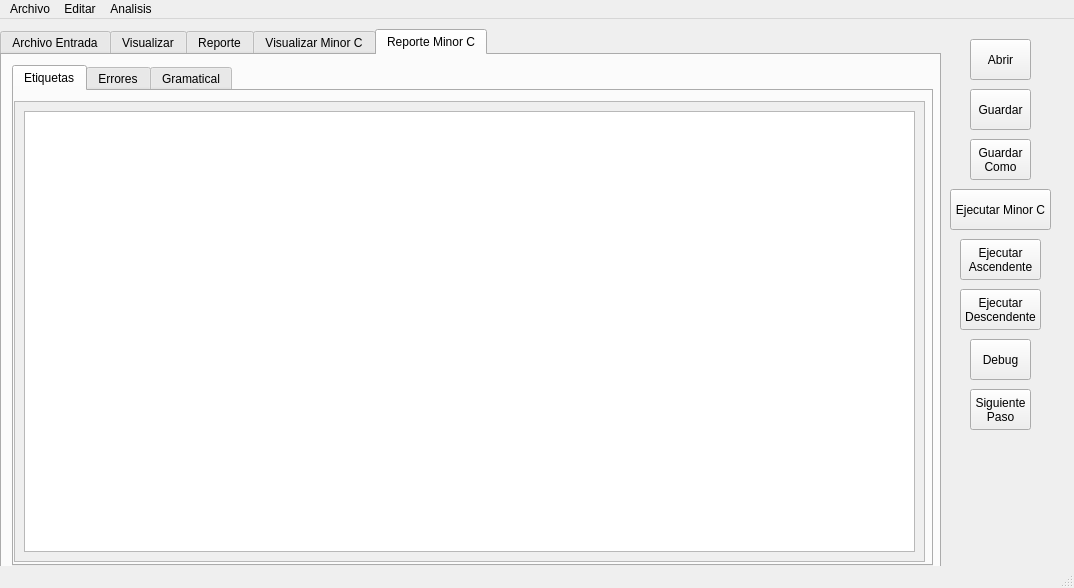
<?xml version="1.0" encoding="UTF-8"?>
<ui version="4.0">
 <class>MainWindow</class>
 <widget class="QMainWindow" name="MainWindow">
  <property name="geometry">
   <rect>
    <x>0</x>
    <y>0</y>
    <width>1074</width>
    <height>588</height>
   </rect>
  </property>
  <property name="windowTitle">
   <string>MainWindow</string>
  </property>
  <widget class="QWidget" name="centralwidget">
   <widget class="QPushButton" name="btn_abrir">
    <property name="geometry">
     <rect>
      <x>970</x>
      <y>20</y>
      <width>61</width>
      <height>41</height>
     </rect>
    </property>
    <property name="text">
     <string>Abrir</string>
    </property>
   </widget>
   <widget class="QPushButton" name="btn_guardar">
    <property name="geometry">
     <rect>
      <x>970</x>
      <y>70</y>
      <width>61</width>
      <height>41</height>
     </rect>
    </property>
    <property name="text">
     <string>Guardar</string>
    </property>
   </widget>
   <widget class="QPushButton" name="btn_guardar_como">
    <property name="geometry">
     <rect>
      <x>970</x>
      <y>120</y>
      <width>61</width>
      <height>41</height>
     </rect>
    </property>
    <property name="text">
     <string>Guardar
Como</string>
    </property>
   </widget>
   <widget class="QPushButton" name="btn_ejecutar">
    <property name="geometry">
     <rect>
      <x>960</x>
      <y>220</y>
      <width>81</width>
      <height>41</height>
     </rect>
    </property>
    <property name="text">
     <string>Ejecutar
Ascendente</string>
    </property>
   </widget>
   <widget class="QPushButton" name="btn_debug">
    <property name="geometry">
     <rect>
      <x>970</x>
      <y>320</y>
      <width>61</width>
      <height>41</height>
     </rect>
    </property>
    <property name="text">
     <string>Debug</string>
    </property>
   </widget>
   <widget class="QPushButton" name="btn_siguiente_paso">
    <property name="geometry">
     <rect>
      <x>970</x>
      <y>370</y>
      <width>61</width>
      <height>41</height>
     </rect>
    </property>
    <property name="text">
     <string>Siguiente
Paso</string>
    </property>
   </widget>
   <widget class="QTabWidget" name="tabWidget">
    <property name="geometry">
     <rect>
      <x>0</x>
      <y>10</y>
      <width>941</width>
      <height>551</height>
     </rect>
    </property>
    <property name="currentIndex">
     <number>4</number>
    </property>
    <widget class="QWidget" name="tab">
     <attribute name="title">
      <string>Archivo Entrada</string>
     </attribute>
     <widget class="QTextEdit" name="txt_consola">
      <property name="geometry">
       <rect>
        <x>10</x>
        <y>410</y>
        <width>511</width>
        <height>101</height>
       </rect>
      </property>
     </widget>
     <widget class="QTabWidget" name="tabWidget_4">
      <property name="geometry">
       <rect>
        <x>0</x>
        <y>0</y>
        <width>531</width>
        <height>391</height>
       </rect>
      </property>
      <property name="currentIndex">
       <number>0</number>
      </property>
      <widget class="QWidget" name="tab_8">
       <attribute name="title">
        <string>Salida De MinorC</string>
       </attribute>
       <widget class="QTabWidget" name="tabWidget_3">
        <property name="geometry">
         <rect>
          <x>0</x>
          <y>0</y>
          <width>521</width>
          <height>361</height>
         </rect>
        </property>
        <property name="currentIndex">
         <number>1</number>
        </property>
        <widget class="QWidget" name="tab_10">
         <attribute name="title">
          <string>Optimizada</string>
         </attribute>
         <widget class="QFrame" name="frame_txt_entrada">
          <property name="geometry">
           <rect>
            <x>10</x>
            <y>10</y>
            <width>501</width>
            <height>321</height>
           </rect>
          </property>
          <property name="frameShape">
           <enum>QFrame::StyledPanel</enum>
          </property>
          <property name="frameShadow">
           <enum>QFrame::Raised</enum>
          </property>
         </widget>
        </widget>
        <widget class="QWidget" name="tab_11">
         <attribute name="title">
          <string>Sin Optimizar</string>
         </attribute>
         <widget class="QFrame" name="frame_txt_entrada_sin_optimizar">
          <property name="geometry">
           <rect>
            <x>10</x>
            <y>10</y>
            <width>501</width>
            <height>321</height>
           </rect>
          </property>
          <property name="frameShape">
           <enum>QFrame::StyledPanel</enum>
          </property>
          <property name="frameShadow">
           <enum>QFrame::Raised</enum>
          </property>
         </widget>
        </widget>
       </widget>
      </widget>
     </widget>
     <widget class="QTabWidget" name="tabWidget_2">
      <property name="geometry">
       <rect>
        <x>540</x>
        <y>20</y>
        <width>391</width>
        <height>491</height>
       </rect>
      </property>
      <property name="currentIndex">
       <number>1</number>
      </property>
      <widget class="QWidget" name="tab_12">
       <attribute name="title">
        <string>Entrada Minor C</string>
       </attribute>
       <widget class="QFrame" name="frame_txt_minor_c">
        <property name="geometry">
         <rect>
          <x>10</x>
          <y>10</y>
          <width>361</width>
          <height>441</height>
         </rect>
        </property>
        <property name="frameShape">
         <enum>QFrame::StyledPanel</enum>
        </property>
        <property name="frameShadow">
         <enum>QFrame::Raised</enum>
        </property>
       </widget>
      </widget>
      <widget class="QWidget" name="tab_5">
       <attribute name="title">
        <string>Tabla De Simbolos</string>
       </attribute>
       <widget class="QScrollArea" name="scrollArea_2">
        <property name="geometry">
         <rect>
          <x>10</x>
          <y>10</y>
          <width>361</width>
          <height>441</height>
         </rect>
        </property>
        <property name="widgetResizable">
         <bool>true</bool>
        </property>
        <widget class="QWidget" name="scrollAreaWidgetContents_2">
         <property name="geometry">
          <rect>
           <x>0</x>
           <y>0</y>
           <width>518</width>
           <height>422</height>
          </rect>
         </property>
         <layout class="QHBoxLayout" name="horizontalLayout">
          <item>
           <widget class="QTreeView" name="treeView">
            <property name="sizePolicy">
             <sizepolicy hsizetype="Minimum" vsizetype="Minimum">
              <horstretch>0</horstretch>
              <verstretch>0</verstretch>
             </sizepolicy>
            </property>
            <property name="minimumSize">
             <size>
              <width>500</width>
              <height>0</height>
             </size>
            </property>
            <property name="layoutDirection">
             <enum>Qt::LeftToRight</enum>
            </property>
            <property name="animated">
             <bool>true</bool>
            </property>
           </widget>
          </item>
         </layout>
        </widget>
       </widget>
      </widget>
     </widget>
    </widget>
    <widget class="QWidget" name="tab_2">
     <attribute name="title">
      <string>Visualizar</string>
     </attribute>
     <widget class="QScrollArea" name="scrollArea_3">
      <property name="geometry">
       <rect>
        <x>10</x>
        <y>10</y>
        <width>681</width>
        <height>411</height>
       </rect>
      </property>
      <property name="layoutDirection">
       <enum>Qt::LeftToRight</enum>
      </property>
      <property name="widgetResizable">
       <bool>true</bool>
      </property>
      <widget class="QWidget" name="scrollAreaWidgetContents_3">
       <property name="geometry">
        <rect>
         <x>0</x>
         <y>0</y>
         <width>679</width>
         <height>409</height>
        </rect>
       </property>
       <layout class="QVBoxLayout" name="verticalLayout_2">
        <item>
         <widget class="QLabel" name="lbl_graphviz">
          <property name="maximumSize">
           <size>
            <width>16777215</width>
            <height>16777215</height>
           </size>
          </property>
          <property name="frameShape">
           <enum>QFrame::Panel</enum>
          </property>
          <property name="text">
           <string/>
          </property>
          <property name="scaledContents">
           <bool>false</bool>
          </property>
          <property name="margin">
           <number>1</number>
          </property>
         </widget>
        </item>
       </layout>
      </widget>
     </widget>
    </widget>
    <widget class="QWidget" name="tab_3">
     <attribute name="title">
      <string>Reporte</string>
     </attribute>
     <widget class="QScrollArea" name="scrollArea">
      <property name="geometry">
       <rect>
        <x>10</x>
        <y>10</y>
        <width>681</width>
        <height>411</height>
       </rect>
      </property>
      <property name="widgetResizable">
       <bool>true</bool>
      </property>
      <widget class="QWidget" name="scrollAreaWidgetContents">
       <property name="geometry">
        <rect>
         <x>0</x>
         <y>0</y>
         <width>679</width>
         <height>409</height>
        </rect>
       </property>
       <widget class="QTabWidget" name="tab_reporte">
        <property name="geometry">
         <rect>
          <x>20</x>
          <y>10</y>
          <width>661</width>
          <height>381</height>
         </rect>
        </property>
        <property name="currentIndex">
         <number>2</number>
        </property>
        <widget class="QWidget" name="tab_4">
         <attribute name="title">
          <string>Etiquetas</string>
         </attribute>
         <widget class="QScrollArea" name="scrollArea_4">
          <property name="geometry">
           <rect>
            <x>0</x>
            <y>10</y>
            <width>641</width>
            <height>341</height>
           </rect>
          </property>
          <property name="widgetResizable">
           <bool>true</bool>
          </property>
          <widget class="QWidget" name="scrollAreaWidgetContents_4">
           <property name="geometry">
            <rect>
             <x>0</x>
             <y>0</y>
             <width>639</width>
             <height>339</height>
            </rect>
           </property>
           <layout class="QVBoxLayout" name="verticalLayout">
            <item>
             <widget class="QTableWidget" name="tabla_etiqueta"/>
            </item>
           </layout>
          </widget>
         </widget>
        </widget>
        <widget class="QWidget" name="tab_6">
         <attribute name="title">
          <string>Errores</string>
         </attribute>
         <widget class="QScrollArea" name="scrollArea_5">
          <property name="geometry">
           <rect>
            <x>0</x>
            <y>10</y>
            <width>641</width>
            <height>341</height>
           </rect>
          </property>
          <property name="widgetResizable">
           <bool>true</bool>
          </property>
          <widget class="QWidget" name="scrollAreaWidgetContents_5">
           <property name="geometry">
            <rect>
             <x>0</x>
             <y>0</y>
             <width>639</width>
             <height>339</height>
            </rect>
           </property>
           <layout class="QHBoxLayout" name="horizontalLayout_2">
            <item>
             <widget class="QTableWidget" name="tabla_error"/>
            </item>
           </layout>
          </widget>
         </widget>
        </widget>
        <widget class="QWidget" name="tab_9">
         <attribute name="title">
          <string>Gramatical</string>
         </attribute>
         <widget class="QTextEdit" name="textEdit">
          <property name="geometry">
           <rect>
            <x>10</x>
            <y>20</y>
            <width>631</width>
            <height>321</height>
           </rect>
          </property>
         </widget>
        </widget>
       </widget>
      </widget>
     </widget>
    </widget>
    <widget class="QWidget" name="tab_13">
     <attribute name="title">
      <string>Visualizar Minor C</string>
     </attribute>
     <widget class="QScrollArea" name="scrollArea_6">
      <property name="geometry">
       <rect>
        <x>10</x>
        <y>10</y>
        <width>911</width>
        <height>501</height>
       </rect>
      </property>
      <property name="layoutDirection">
       <enum>Qt::LeftToRight</enum>
      </property>
      <property name="widgetResizable">
       <bool>true</bool>
      </property>
      <widget class="QWidget" name="scrollAreaWidgetContents_6">
       <property name="geometry">
        <rect>
         <x>0</x>
         <y>0</y>
         <width>909</width>
         <height>499</height>
        </rect>
       </property>
       <layout class="QVBoxLayout" name="verticalLayout_3">
        <item>
         <widget class="QLabel" name="lbl_graphviz_minor_c">
          <property name="maximumSize">
           <size>
            <width>16777215</width>
            <height>16777215</height>
           </size>
          </property>
          <property name="frameShape">
           <enum>QFrame::Panel</enum>
          </property>
          <property name="text">
           <string/>
          </property>
          <property name="scaledContents">
           <bool>false</bool>
          </property>
          <property name="margin">
           <number>1</number>
          </property>
         </widget>
        </item>
       </layout>
      </widget>
     </widget>
    </widget>
    <widget class="QWidget" name="tab_7">
     <attribute name="title">
      <string>Reporte Minor C</string>
     </attribute>
     <widget class="QTabWidget" name="tab_reporte_2">
      <property name="geometry">
       <rect>
        <x>10</x>
        <y>10</y>
        <width>921</width>
        <height>501</height>
       </rect>
      </property>
      <property name="currentIndex">
       <number>0</number>
      </property>
      <widget class="QWidget" name="tab_14">
       <attribute name="title">
        <string>Etiquetas</string>
       </attribute>
       <widget class="QScrollArea" name="scrollArea_7">
        <property name="geometry">
         <rect>
          <x>0</x>
          <y>10</y>
          <width>911</width>
          <height>461</height>
         </rect>
        </property>
        <property name="widgetResizable">
         <bool>true</bool>
        </property>
        <widget class="QWidget" name="scrollAreaWidgetContents_7">
         <property name="geometry">
          <rect>
           <x>0</x>
           <y>0</y>
           <width>909</width>
           <height>459</height>
          </rect>
         </property>
         <layout class="QVBoxLayout" name="verticalLayout_4">
          <item>
           <widget class="QTableWidget" name="tabla_informacion_minor_c"/>
          </item>
         </layout>
        </widget>
       </widget>
      </widget>
      <widget class="QWidget" name="tab_15">
       <attribute name="title">
        <string>Errores</string>
       </attribute>
       <widget class="QScrollArea" name="scrollArea_8">
        <property name="geometry">
         <rect>
          <x>0</x>
          <y>10</y>
          <width>911</width>
          <height>461</height>
         </rect>
        </property>
        <property name="widgetResizable">
         <bool>true</bool>
        </property>
        <widget class="QWidget" name="scrollAreaWidgetContents_8">
         <property name="geometry">
          <rect>
           <x>0</x>
           <y>0</y>
           <width>909</width>
           <height>459</height>
          </rect>
         </property>
         <layout class="QHBoxLayout" name="horizontalLayout_3">
          <item>
           <widget class="QTableWidget" name="tabla_error_minor_c"/>
          </item>
         </layout>
        </widget>
       </widget>
      </widget>
      <widget class="QWidget" name="tab_16">
       <attribute name="title">
        <string>Gramatical</string>
       </attribute>
       <widget class="QTextEdit" name="reporte_gramatical_minor_c">
        <property name="geometry">
         <rect>
          <x>10</x>
          <y>20</y>
          <width>901</width>
          <height>451</height>
         </rect>
        </property>
       </widget>
      </widget>
     </widget>
    </widget>
   </widget>
   <widget class="QPushButton" name="btn_ejecutar_desc">
    <property name="geometry">
     <rect>
      <x>960</x>
      <y>270</y>
      <width>81</width>
      <height>41</height>
     </rect>
    </property>
    <property name="text">
     <string>Ejecutar
Descendente</string>
    </property>
   </widget>
   <widget class="QPushButton" name="btn_ejecutar_minor_c">
    <property name="geometry">
     <rect>
      <x>950</x>
      <y>170</y>
      <width>101</width>
      <height>41</height>
     </rect>
    </property>
    <property name="text">
     <string>Ejecutar Minor C</string>
    </property>
   </widget>
  </widget>
  <widget class="QMenuBar" name="menubar">
   <property name="geometry">
    <rect>
     <x>0</x>
     <y>0</y>
     <width>1074</width>
     <height>21</height>
    </rect>
   </property>
   <widget class="QMenu" name="menuArchivo">
    <property name="title">
     <string>Archivo</string>
    </property>
    <addaction name="actionGuardar"/>
    <addaction name="actionGuardar_Como"/>
    <addaction name="actionGuardar_Como_2"/>
   </widget>
   <widget class="QMenu" name="menuEditar">
    <property name="title">
     <string>Editar</string>
    </property>
    <addaction name="actionCopiar"/>
    <addaction name="actionPegar"/>
    <addaction name="actionBuscar"/>
    <addaction name="actionReemplazar"/>
   </widget>
   <widget class="QMenu" name="menuAnalisis">
    <property name="title">
     <string>Analisis</string>
    </property>
    <addaction name="actionAscendente"/>
    <addaction name="actionDescendente"/>
    <addaction name="actionReiniciar_Debug"/>
    <addaction name="actionSiguiente_Paso_Debug"/>
   </widget>
   <addaction name="menuArchivo"/>
   <addaction name="menuEditar"/>
   <addaction name="menuAnalisis"/>
  </widget>
  <widget class="QStatusBar" name="statusbar"/>
  <action name="actionGuardar">
   <property name="text">
    <string>Abrir</string>
   </property>
  </action>
  <action name="actionGuardar_Como">
   <property name="text">
    <string>Guardar</string>
   </property>
  </action>
  <action name="actionGuardar_Como_2">
   <property name="text">
    <string>Guardar Como</string>
   </property>
  </action>
  <action name="actionAscendente">
   <property name="text">
    <string>Ascendente</string>
   </property>
  </action>
  <action name="actionDescendente">
   <property name="text">
    <string>Descendente</string>
   </property>
  </action>
  <action name="actionReiniciar_Debug">
   <property name="text">
    <string>Reiniciar Debug</string>
   </property>
  </action>
  <action name="actionSiguiente_Paso_Debug">
   <property name="text">
    <string>Siguiente Paso Debug</string>
   </property>
  </action>
  <action name="actionCopiar">
   <property name="text">
    <string>Copiar</string>
   </property>
  </action>
  <action name="actionPegar">
   <property name="text">
    <string>Pegar</string>
   </property>
  </action>
  <action name="actionBuscar">
   <property name="text">
    <string>Buscar</string>
   </property>
  </action>
  <action name="actionReemplazar">
   <property name="text">
    <string>Reemplazar</string>
   </property>
  </action>
 </widget>
 <resources/>
 <connections/>
</ui>
